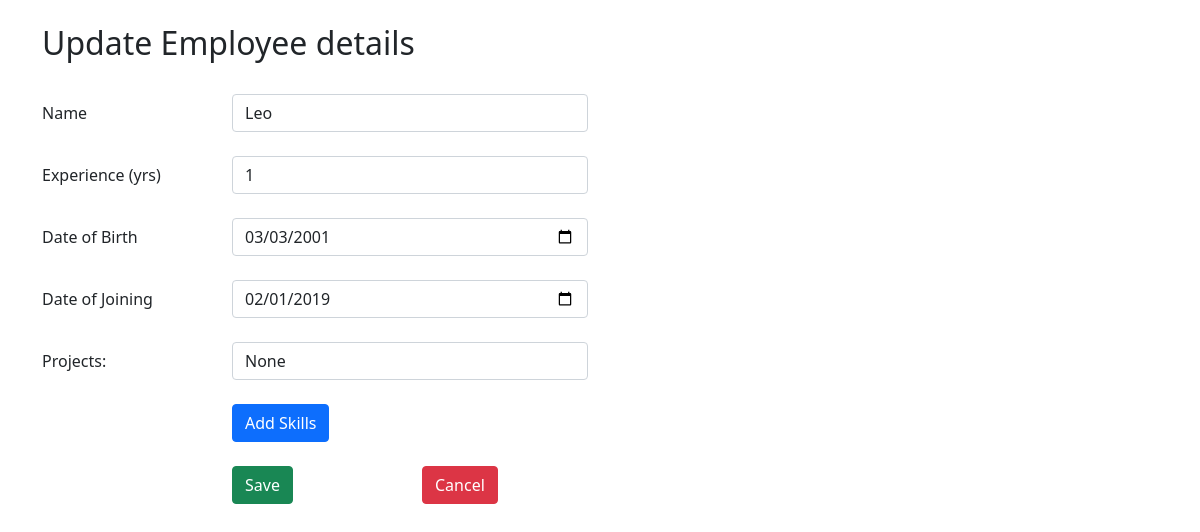
Before: /edit/3 (signed in) with the older database file.
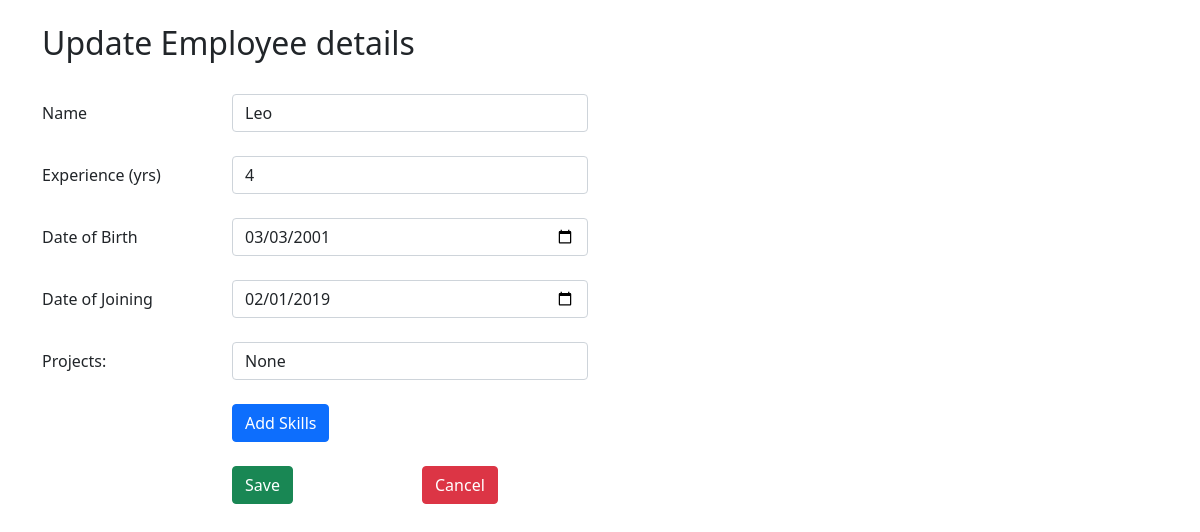
After: the same page with the newer database file.
### app.py (models this page shows, shortened)
class EmpData(db.Model):
    __tablename__ = "empdata"
    id = db.Column(db.Integer, primary_key=True)
    usertype = db.Column(db.String(8), nullable=False, default='Employee')
    name = db.Column(db.String(30), nullable=False)
    dob = db.Column(db.Date, nullable=False)
    doj = db.Column(db.Date, nullable=False)
    yoe = db.Column(db.Integer, nullable=False, default=1)
    skill_set = db.Column(db.Text, nullable=True, default='None')
    projects = db.Column(db.Text, nullable=True, default='None')
    empcred = db.relationship('EmpCred', backref='data', uselist=False)
    empskill = db.relationship('EmpSkill', backref='skills')
    empteam = db.relationship('EmpTeam', backref='team')

### app.py (the view)
@app.route('/edit/<int:id>', methods=['GET', 'POST'])
@login_required
def update_emp(id):
    emp_data = EmpData.query.get(id)
    if request.method == 'POST':
        emp_data.name = request.form['emp_name']
        emp_data.yoe = request.form['emp_exp']
        emp_data.projects = request.form['emp_pro']
        emp_data.dob = datetime.strptime(request.form['emp_dob'], "%Y-%m-%d")
        emp_data.doj = datetime.strptime(request.form['emp_doj'], "%Y-%m-%d")
        db.session.commit()
        flash("Details updated.", "success")
        return redirect(url_for("home"))
    else:
        return render_template('update.html', emp_data=emp_data)

### app.py (called while the page is built)
@login_manager.user_loader
def load_user(user_id):
    return EmpCred.query.get(int(user_id))

### templates/update.html (shortened to what this page needs)
{% extends 'base.html' %}
{% block body %}
<br>
<h2>Update Employee details</h2>
<br>
<form method="post">
  <div class="form-group row">
    <label for="emp_name" class="col-sm-2 col-form-label">Name</label>
    <div class="col-sm-4">
      <input type="text" class="form-control" id="emp_name" name="emp_name" value="{{emp_data.name}}">
    </div>
  </div>
  <br>
  <div class="form-group row">
    <label for="emp_exp" class="col-sm-2 col-form-label">Experience (yrs)</label>
    <div class="col-sm-4">
      <input type="text" class="form-control" name="emp_exp" id="emp_exp" value="{{emp_data.yoe}}">
    </div>
  </div>
  <br>
  <div class="form-group row">
    <label for="emp_dob" class="col-sm-2 col-form-label">Date of Birth</label>
    <div class="col-sm-4">
      <input type="date" class="form-control" name="emp_dob" id="emp_dob" value="{{emp_data.dob}}">
    </div>
  </div>
  <br>
  <div class="form-group row">
    <label for="emp_doj" class="col-sm-2 col-form-label">Date of Joining</label>
    <div class="col-sm-4">
      <input type="date" class="form-control" name="emp_doj" id="emp_doj" value="{{emp_data.doj}}">
    </div>
  </div>
  <br>
  <div class="form-group row">
      <label for="emp_pro" class="col-sm-2 col-form-label">Projects:</label>
    <div class="col-sm-4">
      <input type="text" class="form-control" name="emp_pro"  id="emp_pro" value="{{emp_data.projects}}">
    </div>
  </div>
  <br>
  <div class="form-group row">
    <div class="col-sm-2">
    </div>
    <div class="col-sm-2">
      <a class="btn btn-primary" href="/addskills/{{emp_data.id}}" data-inline="true">Add Skills</a>
    </div>
  </div>
  <br>
  <div class="form-group row">
    <div class="col-sm-2">
    </div>
    <div class="col-sm-2">
      <button type="submit" class="btn btn-success" data-inline="true">Save</button>
    </div>
      <div class="col-sm-2">
      <a class="btn btn-danger" href="/" data-inline="true">Cancel</a>
    </div>
  </div>
  <br>
</form>
{% endblock %}

Changed rows visible on the page:
changed EmpData "Leo": emp_exp "1" → "4"
